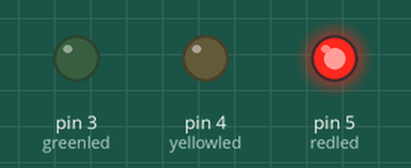
A sketch run on a simulated Arduino Uno, built with avr-gcc and run on an emulated ATmega328P. On the bench: output pins drawn as LEDs (lit = HIGH).

Above: at 4.5 s.
At 10.5 s:
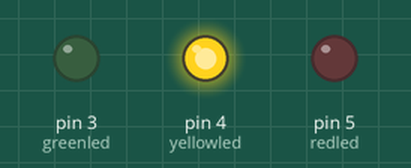
At 16.5 s:
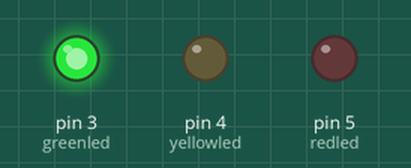
At 24.2 s:
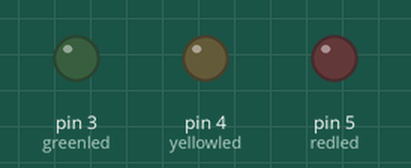
Timing chart, 0 to 32.5 s (numbered marks = the images above):
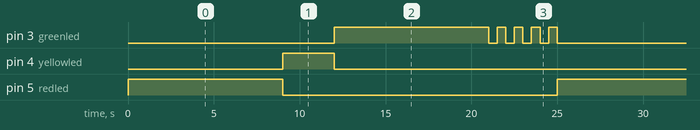

The sketch:

TrafficLight.ino
```cpp
int redled = 5;
int yellowled = 4;
int greenled = 3;


void setup() {
  // put your setup code here, to run once:
  pinMode (3, OUTPUT);
  pinMode (4, OUTPUT);
  pinMode (5, OUTPUT);
}

void loop() {
  // put your main code here, to run repeatedly:
digitalWrite (redled, 1);
 delay(9000);
    digitalWrite (redled, 0); //stopped
      digitalWrite (yellowled, 1);
   delay (3000); // yellowled lights for 3 sec.
   digitalWrite (yellowled, 0);
    digitalWrite (greenled, 1);
   delay (9000);
   digitalWrite (greenled, 0);// greenled start flashing
   delay (500);
   digitalWrite (greenled, 1);
   delay (500);
   digitalWrite (greenled, 0);
   delay (500);
   digitalWrite (greenled, 1);
   delay (500);
   digitalWrite (greenled, 0);
  delay (500);
 digitalWrite (greenled, 1);
   delay (500);
   digitalWrite (greenled, 0);
     delay (500);
 digitalWrite (greenled, 1);
   delay (500);
   digitalWrite (greenled, 0);

}
```

Measured:
- by itself, pin 3 (greenled): repeats every 25.0 s: 4 × (LOW 0.50 s, HIGH 0.50 s), LOW 12.0 s, HIGH 9.0 s
- by itself, pin 4 (yellowled): alternates HIGH for 3.0 s and LOW for 22.0 s
- by itself, pin 5 (redled): alternates HIGH for 9.0 s and LOW for 16.0 s
